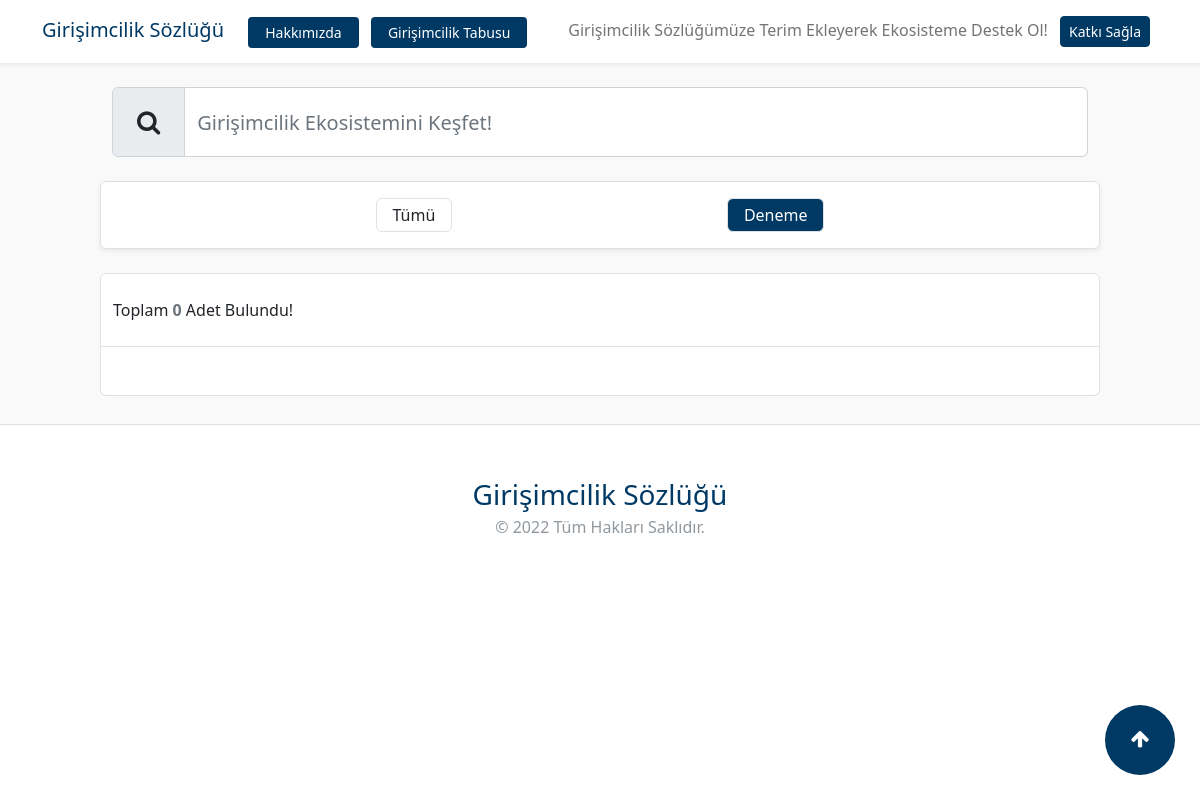
The app's page /deneme, older data.
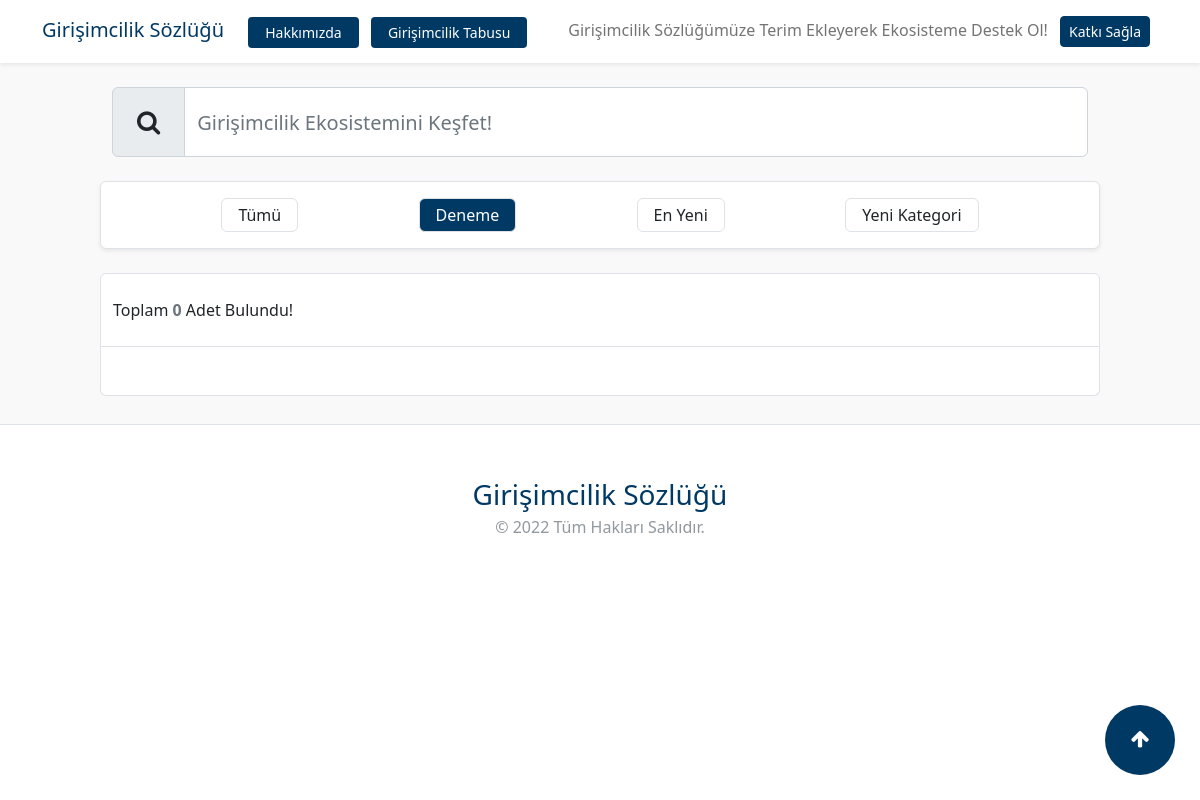
The same page, newer data.
### sozluk/models.py (models this page shows, shortened)
class Category (models.Model):
    name = models.CharField(max_length=150)
    slug = models.SlugField(null=False, blank=True, unique=True, db_index=True, editable=False)

### sozluk/views.py (the view)
# urls.py: path("", views.index, name="index"),
def index(request, slug=""):
    search_term = request.GET.get('search')
    if search_term:
        terms = Term.objects.filter(Q(title__icontains=search_term) | Q(
            description__icontains=search_term))
    elif slug != "":
        terms = Term.objects.filter(category__slug=slug).order_by('title')
    else:
        terms = Term.objects.all().order_by('title')
    context = {
        "terms": terms,
        "categories": Category.objects.all().order_by('name'),
        "slug": slug
    }
    return render(request, "sozluk/index.html", context)

### sozluk/templates/sozluk/index.html (shortened to what this page needs)
{% extends 'base.html' %}
{% block content %}
    {% include 'sozluk/partials/_search.html' %}
    {% include 'sozluk/partials/_categories.html' %}
    {% include 'sozluk/partials/_term_area.html' %}
{% endblock content %}

### templates/base.html (shortened to what this page needs)
{% load static %}
<!DOCTYPE html>
<html lang="tr">
<head>
    <link rel="stylesheet" href="{% static 'css/style.css' %}">
    <link rel="stylesheet" href="{% static 'css/main.css' %}">
    <link href="https://cdnjs.cloudflare.com/ajax/libs/font-awesome/4.7.0/css/font-awesome.min.css" rel="stylesheet">
</head>
<body>
    <div class="fill pb-1">
        {% include 'partials/_header.html' %}
        {% block content %}
        {% endblock %}
        {% include 'partials/_to_top.html' %}
    </div>
    {% include 'partials/_footer.html' %}
</body>
</html>

### templates/partials/_header.html
{% load static %}
<nav class="navbar sticky-top bg-white shadow-sm">
    <div class="container">
        <div>
            <a class="navbar-brand text-primary" href="{% url 'index' %}">Girişimcilik Sözlüğü</a>
            <a href = '{% url 'about' %}' class="btn btn-lg btn-sm p-1 px-3 mx-1 text-white bg-primary">Hakkımızda</a>
            <a href = '{% url 'taboo_request' %}' class="btn btn-lg btn-sm p-1 px-3 mx-1 text-white bg-primary">Girişimcilik Tabusu</a>
        </div>
        <span class="navbar-text d-none d-lg-block fs-6">
            Girişimcilik Sözlüğümüze Terim Ekleyerek Ekosisteme Destek Ol!
            <a href="{% url 'contribute' %}"
             class="btn btn-primary btn-lg btn-sm mx-2" style="color: #fff;">Katkı Sağla</a>
        </span>
    </div>
</nav>

### sozluk/templates/sozluk/partials/_search.html
{% load static %}
<form class="container my-4 col-10" action="index">
    <div class="input-group">
        <span class="input-group-text text-center px-4" id="basic-addon1">
            <i class="fa fa-search " id="search"></i>
        </span>
        <input class="form-control fs-5 " type="search" placeholder="Girişimcilik Ekosistemini Keşfet!"
            aria-label="Search" aria-describedby="basic-addon1" style="height: 70px;" name="search">
    </div>
</form>

### sozluk/templates/sozluk/partials/_categories.html
{% load static %}
<div class="container bg-white border py-2 rounded text-center my-4 shadow-sm col-10">
    <div class="row row-cols-auto justify-content-evenly list-group-horizontal">
        <div class="col border px-3 py-1 my-2 rounded">
            <a href="{% url 'index' %}" class="list-group-item list-group-item-action" aria-current="true">
                Tümü
            </a>
        </div>
        {% for category in categories %}
            {% if category.slug == "tumu" %}
                <a href = "{% url 'category' category.slug %}" class="btn btn-lg btn-sm border px-3 py-1 my-2 rounded text-center fs-6 text-white bg-primary">
                    {{category.name}}
                </a>
            {% elif category.slug == slug %}
                <a href = "{% url 'category' category.slug %}" class="btn btn-lg btn-sm border px-3 py-1 my-2 rounded text-center fs-6 text-white bg-primary">
                    {{category.name}}
                </a>
            {% else %}
                <a href = "{% url 'category' category.slug %}" class="btn btn-lg btn-sm border px-3 py-1 my-2 rounded text-center fs-6">
                    {{category.name}}
                </a>
            {% endif %}
        {% endfor %}
    </div>
</div>

### sozluk/templates/sozluk/partials/_term_area.html (shortened to what this page needs)
{% load static %}
<div class="container col-10 bg-white border py-2 rounded-top mt-4">
    <div class="my-3">
        <p class="fw-lighter"> Toplam <b class="fw-semibold text-secondary"> {{terms|length}} </b> Adet Bulundu! </p>
    </div>
</div>
<div class="container col-10 bg-white border border-top-0 py-4 rounded-bottom mb-4">
</div>

### templates/partials/_to_top.html
{% load static %}
<a class="bg-primary" id="yukari" href="#">
    <i class="fa fa-arrow-up"></i>
</a>

### templates/partials/_footer.html
{% load static %}
<div style="width: 100%;" class="mb-0 border-top shadow-sm-top">
    <div class="py-5 bg-white">
        <p class="text-center fs-3 mb-0 text-primary">Girişimcilik Sözlüğü</p>
        <div class="text-center mt-0 text-secondary text-opacity-75">© 2022 Tüm Hakları Saklıdır.</div>
    </div>
</div>

### static/css/style.css (style rules this page uses)
html { scroll-behavior: auto; }
.fill { background-color: #F9F9F9; }
#yukari { position:fixed; bottom:25px; right:25px; width:70px; height:70px; text-align:center; line-height: 70px; border-radius:35px; transition:all .3s ease; z-index:999 }
#yukari i { color:#fff; font-size:20px; }
#search { font-size: 25px; }

Row changes from the older to the newer data that the page shows:
added Category: name "En Yeni"
added Category: name "Yeni Kategori"
